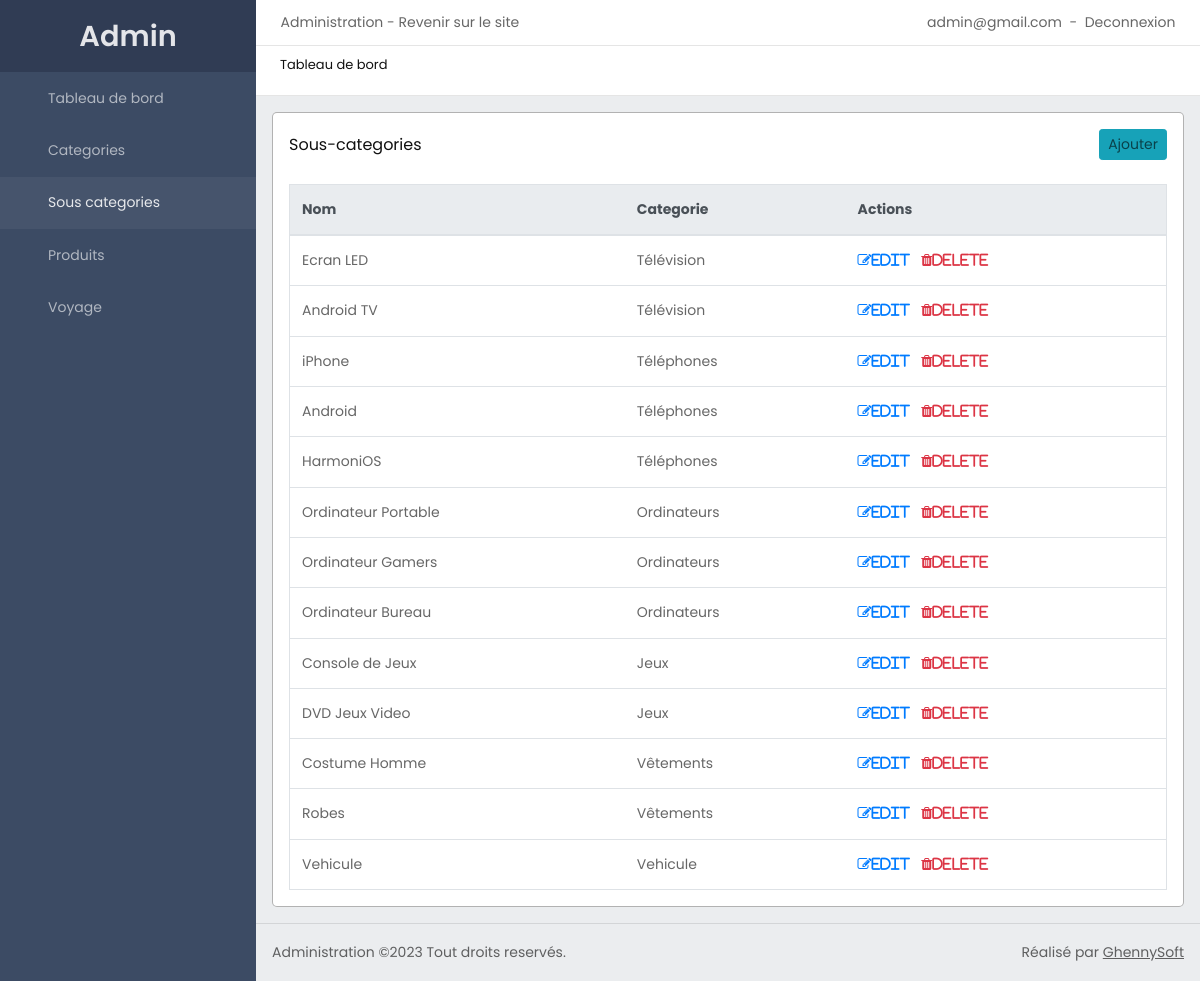
Page /back/sub-categories/ (signed in) on the committed database.
### accounts/models.py (models this page shows, shortened)
class CustomUser(AbstractUser):
    username = None
    email = models.EmailField(unique=True)
    phone = models.CharField(max_length=25, unique=True)
    first_name = models.CharField(max_length=50)
    last_name = models.CharField(max_length=50)
    USERNAME_FIELD  = 'email'
    REQUIRED_FIELDS = ['phone']
    objects = CustomUserManager()

### back/models.py (models this page shows, shortened)
class SubCategory(models.Model):
    category = models.ForeignKey(Category, on_delete=models.SET_NULL, null=True)
    name = models.CharField(max_length=100)
    slug = models.SlugField(unique=True)
    class Meta:
        verbose_name_plural = 'SubCategories'

class Category(models.Model):
    name = models.CharField(max_length=100)
    slug = models.SlugField(unique=True)
    image = models.ImageField(upload_to='category/')
    class Meta:
        verbose_name_plural = 'Categories'

### back/views.py (the view)
# urls.py: path('sub-categories/', SubCategoryList.as_view(), name='sub-categories'),
class SubCategoryList(View, LoginRequiredMixin):
    template_name = 'back/subcategories.html'
    def get(self, request, *args, **kwargs):
        subcategories = SubCategory.objects.all()
        context = {
            'subcategories': subcategories,
        }
        return render(request, self.template_name, context)

### home/context_processor.py (called while the page is built, shortened)
def default(request):
    total_amt = 0
    return {
        'cart_data': '',
        'total_cart_items': '',
        'total_amt': total_amt
    }

### templates/back/subcategories.html
{% extends 'back/base-admin.html' %}
{% block content %}
                <div class="the-container">
                    <div class="d-flex justify-content-between align-items-center">
                        <h4 class="the-container-title m-0">Sous-categories</h4>
                        <a href="{% url 'back:add-sub-category' %}" class="btn btn-info btn-sm mx-3 mt-3">Ajouter</a>
                    </div>
                    <div class="table-responsive px-3 mt-4">
                        <table class="table border bg-white">
                            <thead class="thead-light">
                                <tr>
                                    <th>Nom</th>
                                    <th>Categorie</th>
                                    <th>Actions</th>
                                </tr>
                            </thead>
                            <tbody>
                                {% for sub in subcategories %}
                              <tr>
                                  <td>{{sub.name}}</td>
                                  <td>{{sub.category.name}}</td>
                                  <td>
                                    <a href="{% url 'back:update-sub-category' sub.slug %}" class="text-primary"><i class="fa fa-edit">edit</i></a> &nbsp;
                                    <a href="{% url 'back:delete-sub-category' sub.slug %}" class="text-danger"><i class="fa fa-trash">delete</i></a>
                                  </td>
                              </tr>
                              {% endfor %}
                            </tbody>
                        </table>
                    </div>
                </div>
{% endblock %}

### templates/back/base-admin.html (shortened to what this page needs)
{% load static %}
<!DOCTYPE html>
<html lang="en">
<head>
    {% include 'includes/head.html' %}
    <link href="{% static 'css/admin-css.css' %}" rel="stylesheet">
</head>
<body>
    {% if request.user.is_authenticated %}
    {% if request.user.is_superuser %}
    <div class="wrapper dashboard">
        <div class="sidebar hide">
            <div class="sidebar-brand">
                <a href="{% url 'back:dashboard' %}">Admin</a>
            </div>
            <ul class="nav">
                <li class="nav-item"><a href="{% url 'back:dashboard' %}" class="nav-link {% if request.path == '/back/' %}active{% endif %}">Tableau de bord</a></li>
                <li class="nav-item"><a href="{% url 'back:categories' %}" class="nav-link {% if request.path == '/back/categories/' %}active{% endif %}">Categories</a></li>
                <li class="nav-item"><a href="{% url 'back:sub-categories' %}" class="nav-link {% if request.path == '/back/sub-categories/' %}active{% endif %}">Sous categories</a></li>
                <li class="nav-item"><a href="{% url 'back:products' %}" class="nav-link {% if request.path == '/back/products/' %}active{% endif %}">Produits</a></li>
                <li class="nav-item"><a href="{% url 'other:voyage' %}" class="nav-link {% if request.path == '/back/voyage/' %}active{% endif %}">Voyage</a></li>
            </ul>
        </div>
        <div class="main-admin full">
            <div class="top">
                <div class="row justify-content-between m-0 top-links">
                    <div class="col-auto">
                        <span><a href="{% url 'back:dashboard' %}">Administration</a> - <a href="{% url 'home:home' %}">Revenir sur le site</a></span>
                    </div>
                    <div class="col-auto">
                        <span>{{request.user.email}}</span> &nbsp;-&nbsp;
                        <a href="{% url 'accounts:logout' %}">Deconnexion</a>
                    </div>
                </div>
                <div class="title">
                    <h6>Tableau de bord</h6>
                </div>
                <hr class="m-0">
            </div>
            <div class="content p-3">
                {% block content %}{% endblock %}
            </div>
            <div class="admin-footer">
                <hr class="m-0">
                <div class="d-flex justify-content-between p-3">
                    <div class="left-side">Administration &copy;2023 Tout droits reservés.</div>
                    <div class="right-side">Réalisé par <u><a href="#">GhennySoft</a></u></div>
                </div>
            </div>
        </div>
    </div>
    {% else %}
        <div class="py-5 text-center">
            <h1 class="text-muted">Vous n'êtes pas autorisé à accéder à cette page !</h1>
            <a href="{% url 'home:home' %}" style="background-color: red; color: #fff; padding: 3px 15px; font-size: 0.9rem; border-radius: 8px;">Retour à l'accueil</a>
        </div>
    {% endif %}
    {% else %}
        <div class="py-5 text-center">
            <h1 class="text-muted">Veillez vous connecter pour accéder à cette page !</h1>
            <a href="{% url 'accounts:login' %}" style="background-color: red; color: #fff; padding: 3px 15px; font-size: 0.9rem; border-radius: 8px;">Se connecter</a>
        </div>
    {% endif %}
</body>
</html>

### static/css/_styless.css (style rules this page uses)
* { box-sizing: border-box !important; transition: ease all 0.5s; }
html { scroll-behavior: smooth; overflow-x: hidden; height: 100%; }
body { color: #666666; font-size: 14px; line-height: 1.80857; font-weight: normal; overflow-x: hidden; font-family: 'Poppins', sans-serif; height: 100%; }
a { color: #1f1f1f; text-decoration: none !important; outline: none !important; -webkit-transition: all .3s ease-in-out; -moz-transition: all .3s ease-in-out; -ms-transition: all .3s ease-in-out; -o-transition: all .3s ease-in-out; transition: all .3s ease-in-out; }
h1, h2, h3, h4, h5, h6 { letter-spacing: 0; font-weight: normal; position: relative; padding: 0 0 10px 0; font-weight: normal; line-height: normal; color: #111111; margin: 0 }
h4 { font-size: 16px }
h6 { font-size: 13px }
*, *::after, *::before { -webkit-box-sizing: border-box; -moz-box-sizing: border-box; box-sizing: border-box; }
ul, li, ol { margin: 0px; padding: 0px; list-style: none; }
a { color: #222222; text-decoration: none; outline: none !important; }
a, .btn { text-decoration: none !important; outline: none !important; -webkit-transition: all .3s ease-in-out; -moz-transition: all .3s ease-in-out; -ms-transition: all .3s ease-in-out; -o-transition: all .3s ease-in-out; transition: all .3s ease-in-out; }
.full { float: left; width: 100%; }
.nav-link { display: block; padding: .4rem 1rem; }

### static/css/admin-css.css (style rules this page uses)
html, body { overflow-x: hidden; height: 100%; }
.wrapper.dashboard { color: rgba(0, 0, 0, 0.6); overflow-x: hidden; background-color: rgba(235, 237, 239, 1); min-height: 100%; }
.dashboard a, a:hover { color: inherit; text-decoration: none; }
.dashboard .sidebar { position: fixed; top: 0px; left: 0px; width: 16rem; height: 100%; background-color: #3c4b64; overflow-y: scroll; z-index: 999; }
.dashboard .sidebar .sidebar-brand a { display: block; text-align: center; padding: 10px; color: rgba(255, 255, 255, 0.87); background-color: rgba(0, 0, 21, 0.2); font-size: 1.8rem; font-weight: 600; }
.dashboard .sidebar .nav { flex-direction: column; color: rgba(255, 255, 255, 0.6); }
.dashboard .sidebar .nav .nav-link { padding: 0.8445rem 1rem 0.8445rem 3rem ; transition: all 300ms; }
.dashboard .sidebar .nav .nav-link.active { background-color: rgba(255, 255, 255, 0.05); color: rgba(255, 255, 255, 0.87); }
.dashboard .main-admin { padding-left: 16rem; transition: all 200ms; }
.dashboard .main-admin .top { background-color: #fff; }
.dashboard .top .top-links, .top .title { padding: 0.6rem; }
.dashboard .top .title { background-color: #fff; padding-left: 1.5rem; }
.dashboard .content .the-container { background-color: #fff; border: 1px solid rgba(0, 0, 0, 0.3); border-radius: 5px; }
.dashboard .content .the-container-title { padding: 1rem 1rem 0rem; }

### rows in the picture
CustomUser: user.email "admin@gmail.com"
SubCategory: name "Ecran LED", category.name "Télévision"
SubCategory: name "Android TV", category.name "Télévision"
SubCategory: name "iPhone", category.name "Téléphones"
SubCategory: name "Android", category.name "Téléphones"
SubCategory: name "HarmoniOS", category.name "Téléphones"
SubCategory: name "Ordinateur Portable", category.name "Ordinateurs"
SubCategory: name "Ordinateur Gamers", category.name "Ordinateurs"
SubCategory: name "Ordinateur Bureau", category.name "Ordinateurs"
SubCategory: name "Console de Jeux", category.name "Jeux"
SubCategory: name "DVD Jeux Video", category.name "Jeux"
SubCategory: name "Costume Homme", category.name "Vêtements"
SubCategory: name "Robes", category.name "Vêtements"
SubCategory: name "Vehicule", category.name "Vehicule"
